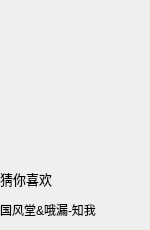
<?xml version="1.0" encoding="UTF-8"?>
<ui version="4.0">
 <class>RecentlyChannelBlock</class>
 <widget class="QWidget" name="RecentlyChannelBlock">
  <property name="geometry">
   <rect>
    <x>0</x>
    <y>0</y>
    <width>150</width>
    <height>230</height>
   </rect>
  </property>
  <property name="sizePolicy">
   <sizepolicy hsizetype="Fixed" vsizetype="Preferred">
    <horstretch>0</horstretch>
    <verstretch>0</verstretch>
   </sizepolicy>
  </property>
  <property name="minimumSize">
   <size>
    <width>150</width>
    <height>0</height>
   </size>
  </property>
  <property name="maximumSize">
   <size>
    <width>150</width>
    <height>16777215</height>
   </size>
  </property>
  <property name="windowTitle">
   <string>RecentlyChannelBlock</string>
  </property>
  <layout class="QVBoxLayout" name="verticalLayout">
   <property name="spacing">
    <number>3</number>
   </property>
   <property name="leftMargin">
    <number>0</number>
   </property>
   <property name="topMargin">
    <number>0</number>
   </property>
   <property name="bottomMargin">
    <number>0</number>
   </property>
   <item>
    <widget class="MyBlockWidget" name="cover_widget" native="true">
     <property name="sizePolicy">
      <sizepolicy hsizetype="Fixed" vsizetype="Fixed">
       <horstretch>0</horstretch>
       <verstretch>0</verstretch>
      </sizepolicy>
     </property>
     <property name="minimumSize">
      <size>
       <width>150</width>
       <height>150</height>
      </size>
     </property>
     <property name="maximumSize">
      <size>
       <width>150</width>
       <height>150</height>
      </size>
     </property>
    </widget>
   </item>
   <item>
    <widget class="QLabel" name="title_label">
     <property name="sizePolicy">
      <sizepolicy hsizetype="Expanding" vsizetype="Fixed">
       <horstretch>0</horstretch>
       <verstretch>0</verstretch>
      </sizepolicy>
     </property>
     <property name="minimumSize">
      <size>
       <width>0</width>
       <height>20</height>
      </size>
     </property>
     <property name="maximumSize">
      <size>
       <width>16777215</width>
       <height>20</height>
      </size>
     </property>
     <property name="font">
      <font>
       <pointsize>10</pointsize>
       <bold>false</bold>
      </font>
     </property>
     <property name="text">
      <string>猜你喜欢</string>
     </property>
     <property name="alignment">
      <set>Qt::AlignLeading|Qt::AlignLeft|Qt::AlignVCenter</set>
     </property>
    </widget>
   </item>
   <item>
    <widget class="QLabel" name="singer_song_label">
     <property name="sizePolicy">
      <sizepolicy hsizetype="Expanding" vsizetype="Fixed">
       <horstretch>0</horstretch>
       <verstretch>0</verstretch>
      </sizepolicy>
     </property>
     <property name="minimumSize">
      <size>
       <width>0</width>
       <height>20</height>
      </size>
     </property>
     <property name="maximumSize">
      <size>
       <width>16777215</width>
       <height>20</height>
      </size>
     </property>
     <property name="text">
      <string>国风堂&amp;哦漏-知我</string>
     </property>
    </widget>
   </item>
  </layout>
 </widget>
 <customwidgets>
  <customwidget>
   <class>MyBlockWidget</class>
   <extends>QWidget</extends>
   <header>MyBlockWidget.h</header>
   <container>1</container>
  </customwidget>
 </customwidgets>
 <resources/>
 <connections/>
</ui>
